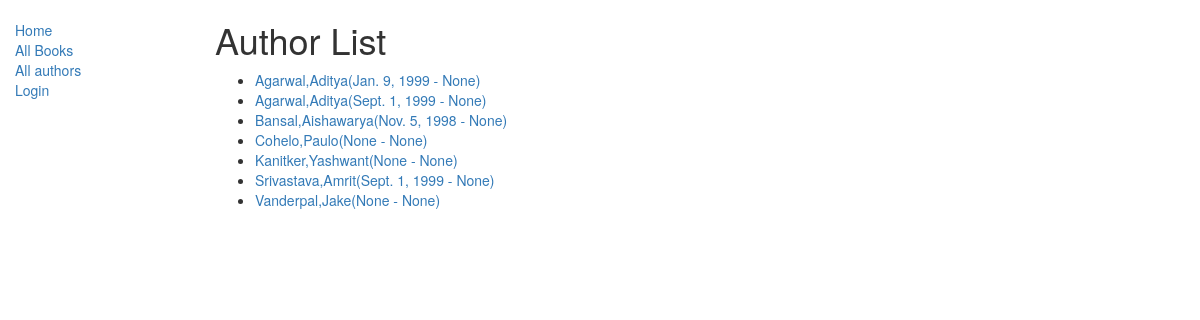
Screenshot of /catalog/authors/ with the database file from the repository.
### catalog/models.py (models this page shows, shortened)
class Author(models.Model):
    first_name= models.CharField(max_length=100)
    last_name=models.CharField(max_length=100)
    date_of_birth=models.DateField(null=True,blank=True)
    date_of_death=models.DateField(null=True, blank=True)
    class Meta:
        ordering=['last_name','first_name']
    def get_absolute_url(self):
        return  reverse('author-detail',args=[str(self.id)])

### catalog/views.py (the view)
# urls.py: path('authors/',views.AuthorListView.as_view(), name='authors'),
class AuthorListView(generic.ListView):
    model = Author
    paginate_by = 10

### catalog/templates/catalog/author_list.html (shortened to what this page needs)
{% extends 'base.html' %}
{% block content %}
<h1>Author List</h1>
{% if author_list %}
<ul>
    {% for author in author_list %}
    <li><a href="{{ author.get_absolute_url }}">{{ author.last_name }},{{ author.first_name }}({{ author.date_of_birth }} - {{ author.date_of_death }})</a></li>
    {% endfor %}
</ul>
{% else %}
    <p>There is no author</p>
{% endif %}
{% endblock %}

### rows the page displays
Author: last_name "Agarwal", first_name "Aditya", date_of_birth "Jan. 9, 1999", date_of_death "None"
Author: last_name "Agarwal", first_name "Aditya", date_of_birth "Sept. 1, 1999", date_of_death "None"
Author: last_name "Bansal", first_name "Aishawarya", date_of_birth "Nov. 5, 1998", date_of_death "None"
Author: last_name "Cohelo", first_name "Paulo", date_of_birth "None", date_of_death "None"
Author: last_name "Kanitker", first_name "Yashwant", date_of_birth "None", date_of_death "None"
Author: last_name "Srivastava", first_name "Amrit", date_of_birth "Sept. 1, 1999", date_of_death "None"
Author: last_name "Vanderpal", first_name "Jake", date_of_birth "None", date_of_death "None"
